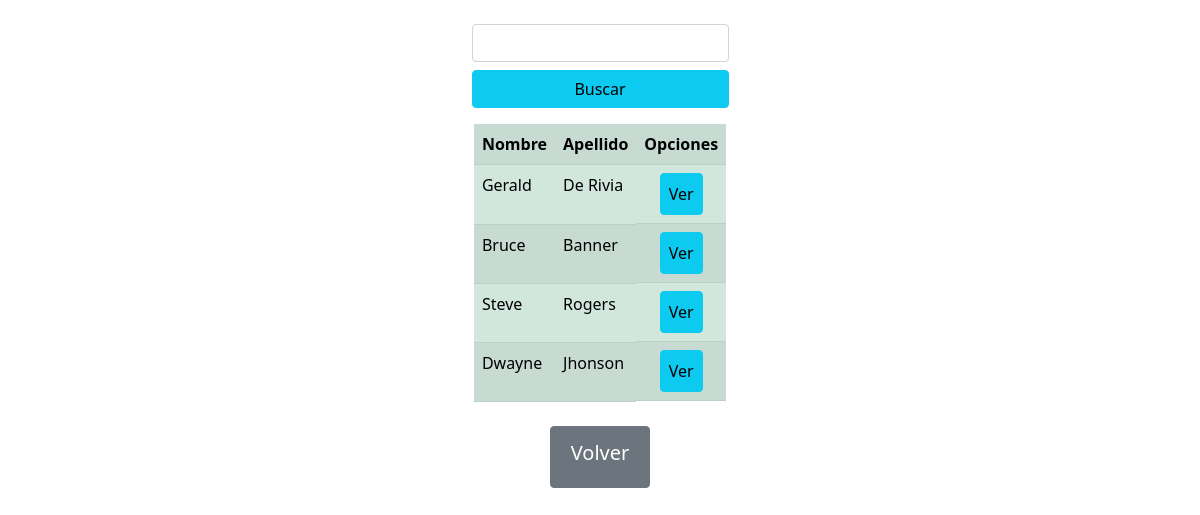
Screenshot of /views/dashboardTable.php (signed in) with the database file from the repository.
### tables this page shows
CREATE TABLE `usuarios` (
  `id` int(7) NOT NULL,
  `nombre` varchar(100) NOT NULL,
  `apellido` varchar(100) NOT NULL,
  `cedula` varchar(20) NOT NULL,
  `telefono` varchar(20) NOT NULL,
  `tipo` varchar(50) NOT NULL,
  `qr` varchar(255) NOT NULL
);

### controllers/controller.php (called while the page is built, shortened)
<?php
require_once("../models/users.php");
class Controller{
  private $users;
  public function __construct(){
    $this->users = new Users();
  }
  public function selectAll(){
    $list = $this->users->selectAll();
    return $list;
  }
}
?>

### models/conexion.php (called while the page is built, shortened)
<?php
class Conexion{
  private $host = "localhost";
  private $root = "root";
  private $pass = "";
  private $daba = "verificador_asistencia";
  public function __construct(){
    $this->conexion = new mysqli($this->host,$this->root,$this->pass,$this->daba);
  }
}
?>

### models/users.php (called while the page is built, shortened)
<?php
require_once("conexion.php");
class Users extends Conexion{
  public function selectAll(){
    $petition = "SELECT * FROM usuarios WHERE tipo='Estudiante'";
    if ($respSQL = $this->conexion->query($petition)) {
      while($row = $respSQL->fetch_assoc()){
        $array[] = [
          "id" => $row["id"],
          "nombre" => $row["nombre"],
          "apellido" => $row["apellido"],
          "cedula" => $row["cedula"],
          "telefono" => $row["telefono"],
          "tipo" => $row["tipo"],
          "qr" => $row["qr"]
        ];
      }
    }
    if(!empty($array))return $array;
    else return null;
  }
}
?>

### views/dashboardTable.php (the view, shortened to what this page needs)
<?php
require_once("../controllers/controller.php");
require("parts/html1.php");
$controller = new Controller();
$viewTable = null;
$list = null;
if (empty($_GET["search"])) {
  $list = $controller->selectAll();
}else {
  $list = $controller->searchName($_GET["search"]);
  if ($list === null) {
    $msg = "Ningun Resultado";
    $viewTable = "hidden";
  }
}
?>
<div class="m-3">
  <div class="input-group input-group-lg d-flex justify-content-center">
    <form class="justify-content-center" action="../controllers/listener.php" method="post">
      <input name="string" type="text" class="col-12 form-control my-2" aria-label="Sizing example input" aria-describedby="inputGroup-sizing-lg">
      <button type="submit" class="btn btn-info col-12" id="inputGroup-sizing-lg">Buscar</button>
    </form>
  </div>
</div>
<div class="d-flex justify-content-center">
  <table class="table table-success table-striped d-flex justify-content-center">
    <tr <?= $viewTable ?> >
      <th scope="col">Nombre</th>
      <th scope="col">Apellido</th>
      <th scope="col">Opciones</th>
    </tr>
    <?php if (!empty($list)):?>
    <?php foreach ($list as $value):?>
    <tr>
      <td><?= $value["nombre"] ?></td>
      <td><?= $value["apellido"] ?></td>
      <td class="d-flex justify-content-center"><a href="cardstudent.php?id=<?= $value["id"] ?>"><button class="btn btn-info p-2">Ver</button></a></td>
    </tr>
    <?php endforeach; ?>
    <?php endif; ?>
  </table>
</div>
<div class="d-flex justify-content-center">
  <a href="../index.php"><button class="btn btn-secondary my-2"><h1 class="h5 p-2">Volver</h1></button></a>
</div>
<?php
require("parts/html1.php");
?>

### rows the page displays
usuarios: nombre "Gerald", apellido "De Rivia"
usuarios: nombre "Bruce", apellido "Banner"
usuarios: nombre "Steve", apellido "Rogers"
usuarios: nombre "Dwayne", apellido "Jhonson"
